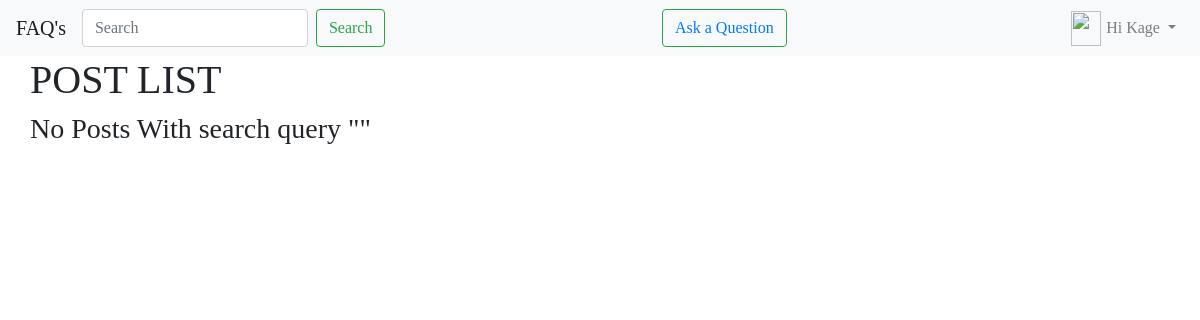
Before: /blog/ (signed in) with the older database file.
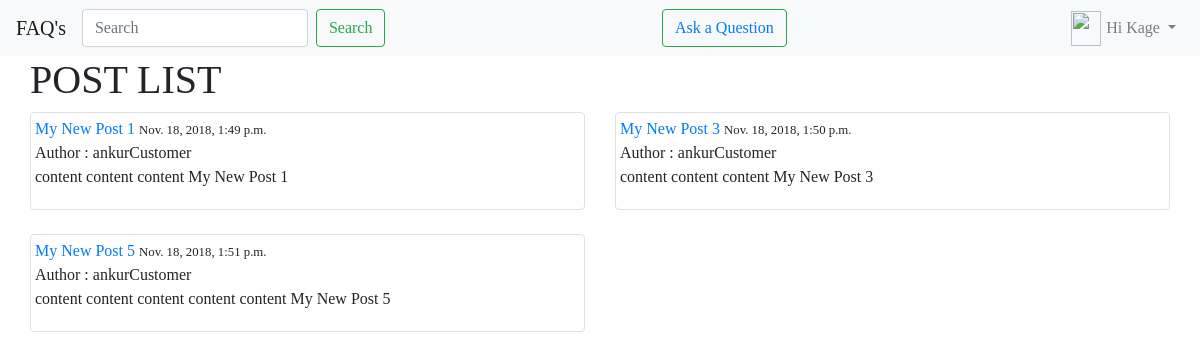
After: the same page with the newer database file.
### blog/models.py (models this page shows, shortened)
class Post(models.Model):
    objects = models.Manager()
    published = PublishedManager()
    STATUS_CHOICES = (
        ('draft','Draft'),
        ('published','Published'),
    )
    title = models.CharField(max_length=200)
    slugthing = models.SlugField(max_length=200)
    author = models.ForeignKey(User,related_name="blog_posts",on_delete=models.CASCADE)
    body = models.TextField()
    likes = models.ManyToManyField(User,related_name='likes',blank=True)
    created = models.DateTimeField(auto_now_add=True)
    updated = models.DateTimeField(auto_now=True)
    status = models.CharField(max_length=10,choices=STATUS_CHOICES,default='draft')
    def get_absolute_url(self):
        return reverse('blog:post_detail',args=[self.id,self.slugthing])

### blog/views.py (the view)
# urls.py: path('',views.post_list,name='post_list'),
def post_list(request):
    posts = Post.published.all()
    query = request.GET.get('q')
    if query:
        posts = Post.published.filter(
            Q(title__icontains=query) |
            Q(author__username__icontains=query) |
            Q(body__icontains=query)
        )
    context = {
        "posts":posts,
    }
    return render(request,'blog/post_list.html',context)

### blog/models.py (called while the page is built)
    def get_queryset(self):
        return super(PublishedManager,self).get_queryset().filter(status='published')

### blog/templates/blog/post_list.html (shortened to what this page needs)
{% extends 'blog/base.html' %}
{% block content %}
    <div class="container-fluid">
    <h1>POST LIST</h1>
        <div class="row">
            {% for p in posts %}
            <div class="col-md-6">
                <div class="img-thumbnail">
                    <a href="{{ p.get_absolute_url }}"> {{ p.title }} </a> <small> {{ p.created }}</small><br>
                    Author : {{ p.author }}<br>
                    <p>{{ p.body }}</p>
                </div>
                <br>
            </div>
            {% empty %}
                <div class="container-fluid">
                    <h3>No Posts With search query "{{ request.GET.q }}"</h3>
                </div>
            {% endfor %}
        </div>
    </div>
{% endblock %}

Changed rows visible on the page:
added Post: title "My New Post 1", created "Nov. 18, 2018, 1:49 p.m.", author "ankurCustomer", body "content content content My New Post 1"
added Post: title "My New Post 3", created "Nov. 18, 2018, 1:50 p.m.", author "ankurCustomer", body "content content content My New Post 3"
added Post: title "My New Post 5", created "Nov. 18, 2018, 1:51 p.m.", author "ankurCustomer", body "content content content content content My New Post 5"
Other visible differences:
text no longer shown: "No Posts With search query \" \""
